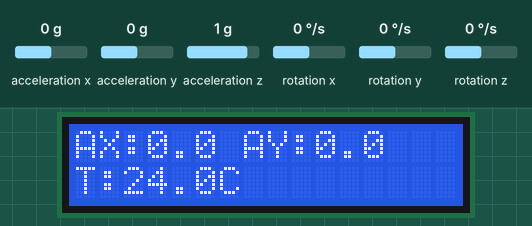
The sketch below on a simulated ESP32. Parts: 16×2 character LCD. Wiring (inferred from the names in the program): MPU-6050 motion sensor at I2C address 0x68. Inputs (shaded band) come from the test bench; at power-on: acceleration x 0 g, acceleration y 0 g, acceleration z 1 g, rotation x 0 °/s, rotation y 0 °/s, rotation z 0 °/s. What the sketch prints to the serial monitor is not drawn.

Above: at 2.2 s.
2.3 s: acceleration x set to -1.4 g
At 3.5 s:
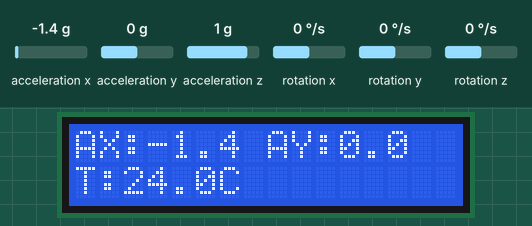
4.6 s: acceleration y set to -1.4 g
At 6.1 s:
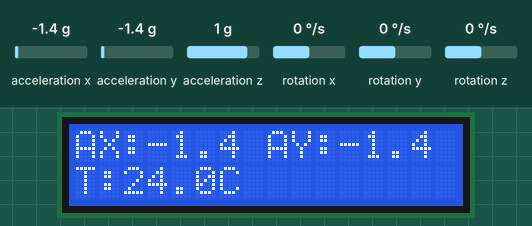
6.7 s: acceleration x set to -0.8 g
At 8.4 s:
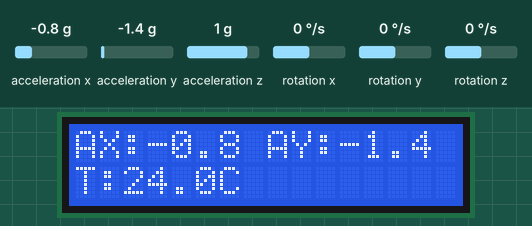
8.7 s: acceleration y set to -0.8 g
At 10.0 s:
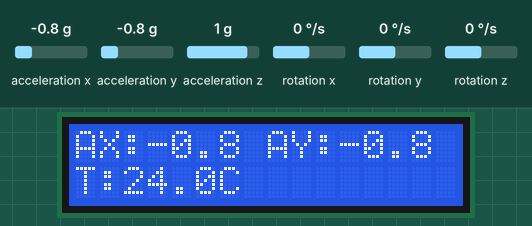
Timing chart, 0 to 11.7 s (numbered marks = the images above; inputs shaded):
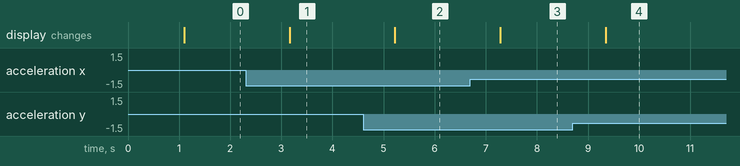

Measured:
- after the input at 2.3 s, the display: changes after 0.86 s (image 1)
- after the input at 4.6 s, the display: changes after 0.62 s (image 2)
- after the input at 6.7 s, the display: changes after 0.58 s (image 3)
- after the input at 8.7 s, the display: changes after 0.64 s (image 4)

The sketch:

ForSensorReadings.ino
```cpp
#include <Wire.h>
#include <LiquidCrystal_I2C.h>

#define SDA_PIN 21
#define SCL_PIN 22
#define MPU_ADDR 0x68   // change to 0x69 if scanner shows that

LiquidCrystal_I2C lcd(0x27, 16, 2); // change to 0x3F if needed

void setup() {
  Serial.begin(115200);
  Wire.begin(SDA_PIN, SCL_PIN);

  lcd.init();
  lcd.backlight();

  Serial.println("Multi-Sensor Data Collection");
  Serial.println("-----------------------------");

  // Wake MPU6050
  Wire.beginTransmission(MPU_ADDR);
  Wire.write(0x6B);
  Wire.write(0);
  if (Wire.endTransmission(true) != 0) {
    Serial.println("MPU6050 NOT detected!");
    lcd.setCursor(0,0);
    lcd.print("MPU ERROR");
    while(1);
  }

  lcd.setCursor(0,0);
  lcd.print("MPU OK");
  delay(1000);
  lcd.clear();
}

void loop() {

  Wire.beginTransmission(MPU_ADDR);
  Wire.write(0x3B);
  if (Wire.endTransmission(false) != 0) {
    Serial.println("I2C Read Failed");
    return;
  }

  Wire.requestFrom(MPU_ADDR, 14, true);

  if (Wire.available() == 14) {

    int16_t AcX = Wire.read() << 8 | Wire.read();
    int16_t AcY = Wire.read() << 8 | Wire.read();
    int16_t AcZ = Wire.read() << 8 | Wire.read();
    int16_t TempRaw = Wire.read() << 8 | Wire.read();
    int16_t GyX = Wire.read() << 8 | Wire.read();
    int16_t GyY = Wire.read() << 8 | Wire.read();
    int16_t GyZ = Wire.read() << 8 | Wire.read();

    float ax = AcX / 16384.0;
    float ay = AcY / 16384.0;
    float az = AcZ / 16384.0;
    float temperature = (TempRaw / 340.0) + 36.53;

    // Serial Output (FOR SUBMISSION)
    Serial.print("Accel: ");
    Serial.print(ax); Serial.print(", ");
    Serial.print(ay); Serial.print(", ");
    Serial.print(az);
    Serial.print(" | Temp: ");
    Serial.println(temperature);

    // LCD Display
    lcd.setCursor(0,0);
    lcd.print("AX:");
    lcd.print(ax,1);
    lcd.print(" AY:");
    lcd.print(ay,1);
    lcd.print("   ");

    lcd.setCursor(0,1);
    lcd.print("T:");
    lcd.print(temperature,1);
    lcd.print("C     ");

  } else {
    Serial.println("Data not received");
  }

  delay(1000);
}
```
